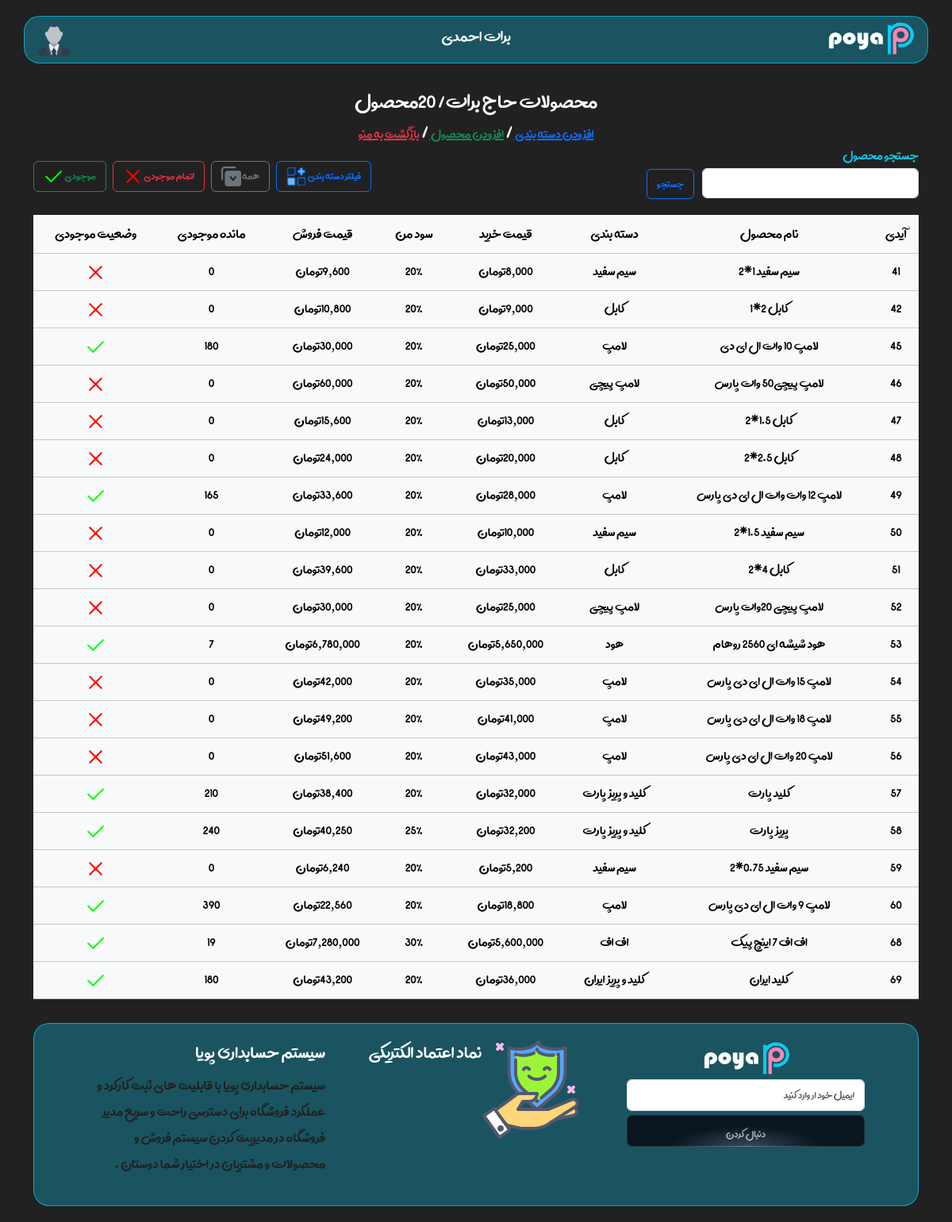
The page /products/ (signed in) on the database its author committed.
### accounts/models.py (models this page shows, shortened)
class User(AbstractBaseUser):
    fullname = models.CharField(max_length=200, null=True, blank=True, verbose_name="نام و نام خانوادگی")
    phone = models.CharField(max_length=12, unique=True, verbose_name="شماره تماس")
    name_shop = models.CharField(max_length=255,null=True, blank=True,verbose_name="نام فروشگاه شما ")
    is_active = models.BooleanField(default=True, verbose_name="فعال")
    is_admin = models.BooleanField(default=False, verbose_name="ادمین")
    email = models.EmailField(null=True, blank=True, verbose_name="ایمیل")
    discription = models.TextField(max_length=300, null=True, blank=True, verbose_name="توضیحات کاربر")
    created_at = models.DateTimeField(auto_now=True, verbose_name="تاریخ اضافه شدن")
    image = models.ImageField(upload_to="user_image", null=True, blank=True, verbose_name="عکس پروفایل")
    address = models.TextField(null=True,blank=True,verbose_name="ادرس کاربر")
    objects = MyUserManager()
    USERNAME_FIELD = "phone"
    class Meta:
        verbose_name = "فروشگاه"
        verbose_name_plural = "فروشگاه ها "

### product/models.py (models this page shows, shortened)
class Product(models.Model):
    user = models.ForeignKey(User, on_delete=models.CASCADE)
    title = models.CharField(max_length=500, null=True, blank=True, verbose_name="نام محصول")
    image = models.ImageField(upload_to="productimage", null=True, blank=True, verbose_name="عکس محصول")
    price = models.BigIntegerField(default=0, null=True, blank=True, verbose_name="قیمت خرید")
    price_selling = models.BigIntegerField(default=0, null=True, blank=True, verbose_name="قیمت فروش")
    percent = models.IntegerField(default=0, null=True, blank=True, verbose_name="تخفیف محصول")
    status = models.BooleanField(default=False)
    mojidi = models.BigIntegerField(default=0)
    sod = models.BigIntegerField(default=0)
    discription = models.TextField(max_length=300, null=True, blank=True, verbose_name="توضیحات مدیر")
    created_at = models.DateField(auto_now_add=True, blank=True, null=True, verbose_name="تاریخ افزودن محصول")
    category = models.ForeignKey(Category,null=True,blank=True,on_delete=models.CASCADE, verbose_name="دسته بندی ها ")
    class Meta:
        verbose_name = "محصول"
        verbose_name_plural = "محصولات"

class Category(models.Model):
    user = models.ForeignKey(User, on_delete=models.CASCADE)
    title = models.CharField(max_length=200, null=True, blank=True, verbose_name="اسم سته بندی")
    discription = models.TextField(max_length=300, null=True, blank=True, verbose_name="توضیحات مدیر")
    created_at = models.DateTimeField(null=True, auto_now_add=True, blank=True, verbose_name="تاریخ اضافه شدن ")
    def __str__(self):
        return self.title
    class Meta:
        verbose_name = "دسته بندی"
        verbose_name_plural = "دسته بندی ها "
    def Created_at(self):
        return date2jalali(self.created_at)

### product/views.py (the view, shortened to what this page needs)
# urls.py: path("",views.product_list_view,name="list"),
def product_list_view(request):
    categorys = Category.objects.all().filter(user=request.user)
    products = Product.objects.all().filter(user=request.user)
    search = request.GET.get("search")
    if search:
        products = Product.objects.all().filter(user=request.user).filter(title__contains=search)
    return render(request,"product/list.html",{"categorys":categorys,"products":products ,"search":search})

### product/templates/product/list.html (shortened to what this page needs)
{% extends 'base.html' %} {% load static %} {% load humanize %}  {% block content %}
<div
  id="products"
  class="container"
  style="margin-top: 30px; margin-bottom: 30px"
>
  <table
    style="border-radius: 20px"
    class="table table-hover table-light table-responsive-xxl table-responsive-xl table-responsive-sm"
  >
    <h2 class="text-center" style="margin-bottom: -5px">
    {% if search %}  محصولاتی که دارای {{search}} هستند /{{products.count}}محصول
      <br />
      <a
      class="text-danger"
        style="margin-top: -10px"
        href="{% url 'product:list' %}"
      >
        لغو فیلتر
      </a>
      {% else %}  محصولات {{request.user.name_shop}}/ {{products.count}}محصول {% endif %}
      <br />
      <a
      data-bs-toggle="modal"
      data-bs-target="#add_category"
      data-bs-whatever="@mdo"
        class="text-primary"
        style="margin-top: -10px;cursor: pointer;"
      >
      افزودن دسته بندی
      </a>
      /
      <a
      data-bs-toggle="modal"
      data-bs-target="#add_product"
      data-bs-whatever="@mdo"
        class="text-success"
        style="margin-top: -10px;cursor: pointer;"
      >
      افزودن محصول
      </a>
      /
      <a
        class="text-danger"
        style="margin-top: -10px"
        href="{% url 'home:index' %}"
      >
        بازگشت به منو
      </a>
    </h2>
    <div class="customers-div row">
      <div class="col-6 customers-div-right">
        <form method="get">
          <label style="display: block; font-size: 20px; color: #0dcaef"
            >جستجو محصول
          </label>
          <input
            type="text"
            name="search"
            required
            class="form-control"
            style="width: 50%; display: inline; margin-left: 8px"
          />
          <button type="submit" class="btn btn-outline-primary">جستجو</button>
        </form>
      </div>
      <div class="col-6 customers-div-left">
        <button       data-bs-toggle="modal"
        data-bs-target="#list_category"
        data-bs-whatever="@mdo"  class="btn btn-outline-primary">
          فیلتر دسته بندی
          <img
            style="width: 25px; height: 25px"
            src="{% static 'images/category.png' %}"
          />
        </button>
        <button onclick="products()" class="btn btn-outline-secondary">
          همه
          <img
            style="width: 25px; height: 25px"
            src="{% static 'images/all.png' %}"
          />
        </button>
        <button onclick="products_false()" class="btn btn-outline-danger">
          اتمام موجودی <img
            style="width: 25px; height: 25px"
            src="{% static 'images/false.png' %}"
          />
        </button>
        <button onclick="products_true()" class="btn btn-outline-success">
          موجودی
          <img
            style="width: 25px; height: 25px"
            src="{% static 'images/true.png' %}"
          />
        </button>
      </div>
    </div>
    <thead class="bg-light">
      <tr>
        <td>آیدی</td>
        <td>نام محصول </td>
        <td>دسته بندی </td>
        <td>قیمت خرید </td>
        <td>سود من </td>
        <td>قیمت فروش</td>
        <td>مانده موجودی </td>
        <td>وضعیت موجودی</td>
      </tr>
    </thead>
    <tbody>
      {% for product in products %}
        <tr>
          <td>
              <a style="color: black;text-decoration: none;" href="{% url 'product:detail' product.id %}">{{product.id}}</a>
          </td>
          <td>
            <a style="color: black;text-decoration: none;" href="{% url 'product:detail' product.id %}">{{product.title}}</a>
          </td>
          <td>{{product.category}}</td>
          <td>{{product.price|intcomma:0}}تومان</td>
          <td>{{product.percent}}%</td>
          <td>{{product.price_selling|intcomma:0}}تومان</td>
          <td>{{product.mojidi}}</td>
          <td>
            {% if product.status == True %}
            <img
              style="width: 25px; height: 25px"
              src="{% static 'images/true.png' %}"
            />
            {% else %}
            <img
              style="width: 25px; height: 25px"
              src="{% static 'images/false.png' %}"
            />
            {% endif %}
          </td>
        </tr>
      {% endfor %}
    </tbody>
  </table>
</div>
{% endblock %}

### templates/include/header_site.html (shortened to what this page needs)
{% load static %}
<div class="container">
  <div class="header row">
    <div class="col-4 header-right">
      <img class="logo" src="{% static 'images/logo.png' %}" />
    </div>
    <div class="col-4 header-center">
      <h4 class="text-header">
        {% if request.user.is_authenticated %}
         {{request.user.fullname}}
        {% else %}
        حسابداری پویا
        {% endif %}
      </h4>
    </div>
    <div class="col-4 header-left">
      {% if request.user.is_authenticated %}
      <img
        style="margin-left: 5px"
        onclick="coming_soon()"
        class="icon"
        src="{% static 'images/user.png' %}"
      />
      {% endif %}
    </div>
  </div>
</div>

### static/css/style.css (style rules this page uses)
* { color: white; }
a { text-decoration: none; }
.header { background: rgba(13, 202, 240, 0.3); border-radius: 20px; height: 60px; margin-top: 20px; display: flex; align-items: center; justify-content: center; backdrop-filter: blur(1.6px); -webkit-backdrop-filter: blur(1.6px); border: 1px solid rgba(13, 202, 240, 0.69); }
body { background-color: #212121; padding: 20px 0px; margin: 0px; border: 0px; font-family: avini; font-size: 20px; }
.header-center { display: flex; justify-content: center; align-items: center; }
.text-header { color: white; font-size: 25px; }
.logo { width: 120px; height: 50px; }
.header-left { display: flex; justify-content: end; align-items: end; }
.icon { width: 40px; height: 40px; }
.item-input button,a { font-size: 20px; }
table thead tr td { font-size: 21px; text-align: center; }
table tbody tr td { font-size: 20px; text-align: center; }
.customers-div-right { display: felx; }
.customers-div { margin-bottom: 20px; margin-top: 10px; }
.customers-div-left { display: flex; justify-content: end; align-items: center; padding-top: 12px; gap: 8px; }

### rows shown on the page
User: user.fullname "برات احمدی", user.name_shop "حاج برات"
Product: id "41", title "سیم سفید 1*2", category "سیم سفید", price "8,000", percent "20", price_selling "9,600", mojidi "0", status False (drawn)
Product: id "42", title "کابل 2*1", category "کابل", price "9,000", percent "20", price_selling "10,800", mojidi "0", status False (drawn)
Product: id "45", title "لامپ 10 وات ال ای دی", category "لامپ", price "25,000", percent "20", price_selling "30,000", mojidi "180", status True (drawn)
Product: id "46", title "لامپ پیچی50 وات پارس", category "لامپ پیچی", price "50,000", percent "20", price_selling "60,000", mojidi "0", status False (drawn)
Product: id "47", title "کابل 1.5*2", category "کابل", price "13,000", percent "20", price_selling "15,600", mojidi "0", status False (drawn)
Product: id "48", title "کابل 2.5*2", category "کابل", price "20,000", percent "20", price_selling "24,000", mojidi "0", status False (drawn)
Product: id "49", title "لامپ 12 وات وات ال ای دی پارس", category "لامپ", price "28,000", percent "20", price_selling "33,600", mojidi "165", status True (drawn)
Product: id "50", title "سیم سفید 1.5*2", category "سیم سفید", price "10,000", percent "20", price_selling "12,000", mojidi "0", status False (drawn)
Product: id "51", title "کابل 4*2", category "کابل", price "33,000", percent "20", price_selling "39,600", mojidi "0", status False (drawn)
Product: id "52", title "لامپ پیچی 20وات پارس", category "لامپ پیچی", price "25,000", percent "20", price_selling "30,000", mojidi "0", status False (drawn)
Product: id "53", title "هود شیشه ای 2560 روهام", category "هود", price "5,650,000", percent "20", price_selling "6,780,000", mojidi "7", status True (drawn)
Product: id "54", title "لامپ 15 وات ال ای دی پارس", category "لامپ", price "35,000", percent "20", price_selling "42,000", mojidi "0", status False (drawn)
Product: id "55", title "لامپ 18 وات ال ای دی پارس", category "لامپ", price "41,000", percent "20", price_selling "49,200", mojidi "0", status False (drawn)
Product: id "56", title "لامپ 20 وات ال ای دی پارس", category "لامپ", price "43,000", percent "20", price_selling "51,600", mojidi "0", status False (drawn)
Product: id "57", title "کلید پارت", category "کلید و پریز پارت", price "32,000", percent "20", price_selling "38,400", mojidi "210", status True (drawn)
Product: id "58", title "پریز پارت", category "کلید و پریز پارت", price "32,200", percent "25", price_selling "40,250", mojidi "240", status True (drawn)
Product: id "59", title "سیم سفید 0.75*2", category "سیم سفید", price "5,200", percent "20", price_selling "6,240", mojidi "0", status False (drawn)
Product: id "60", title "لامپ 9 وات ال ای دی پارس", category "لامپ", price "18,800", percent "20", price_selling "22,560", mojidi "390", status True (drawn)
Product: id "68", title "اف اف 7 اینچ پیک", category "اف اف", price "5,600,000", percent "30", price_selling "7,280,000", mojidi "19", status True (drawn)
Product: id "69", title "کلید ایران", category "کلید و پریز ایران", price "36,000", percent "20", price_selling "43,200", mojidi "180", status True (drawn)

### other values the page prints
{{ products.count }} "20"
